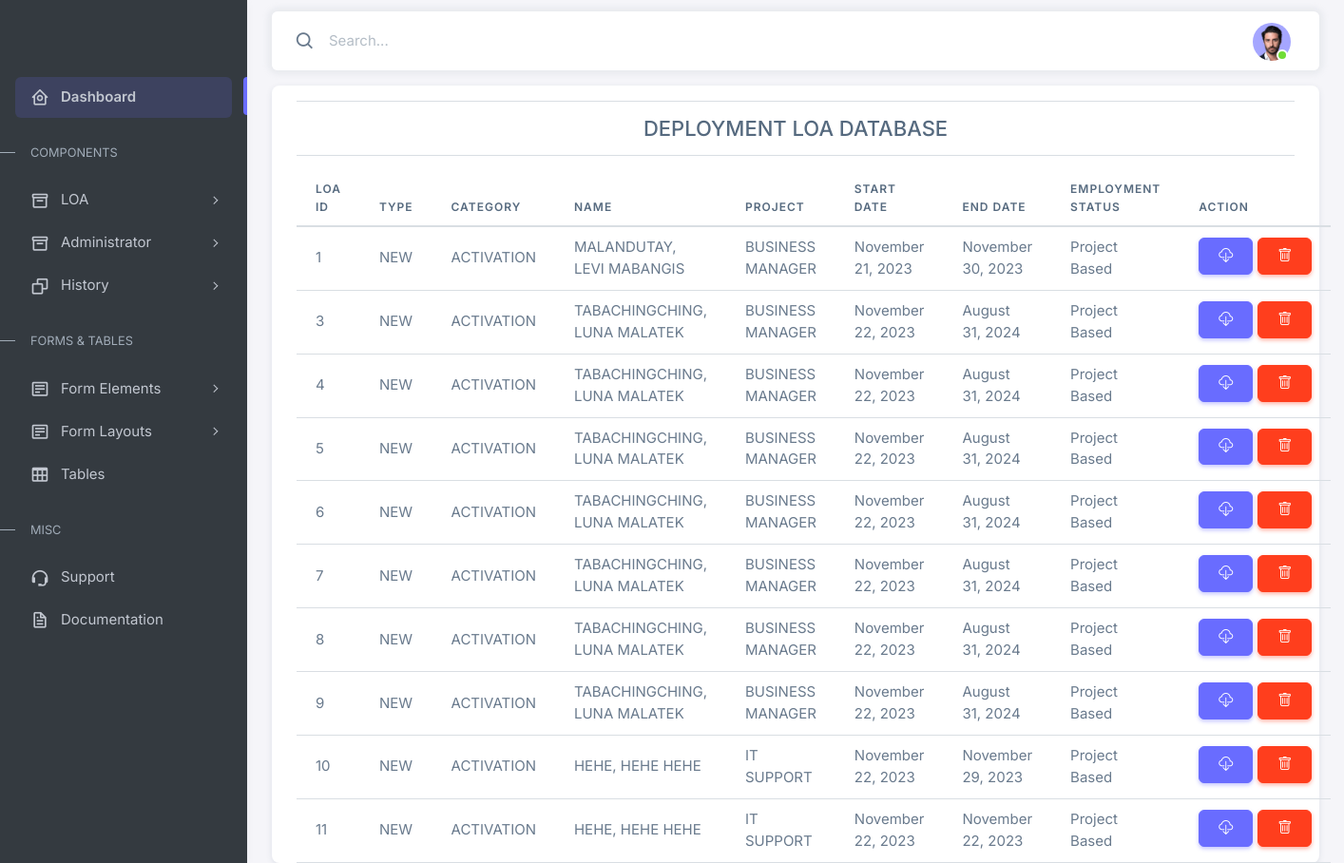
/admin/views/loa_history.php (signed in), run on an earlier commit of the app's database.
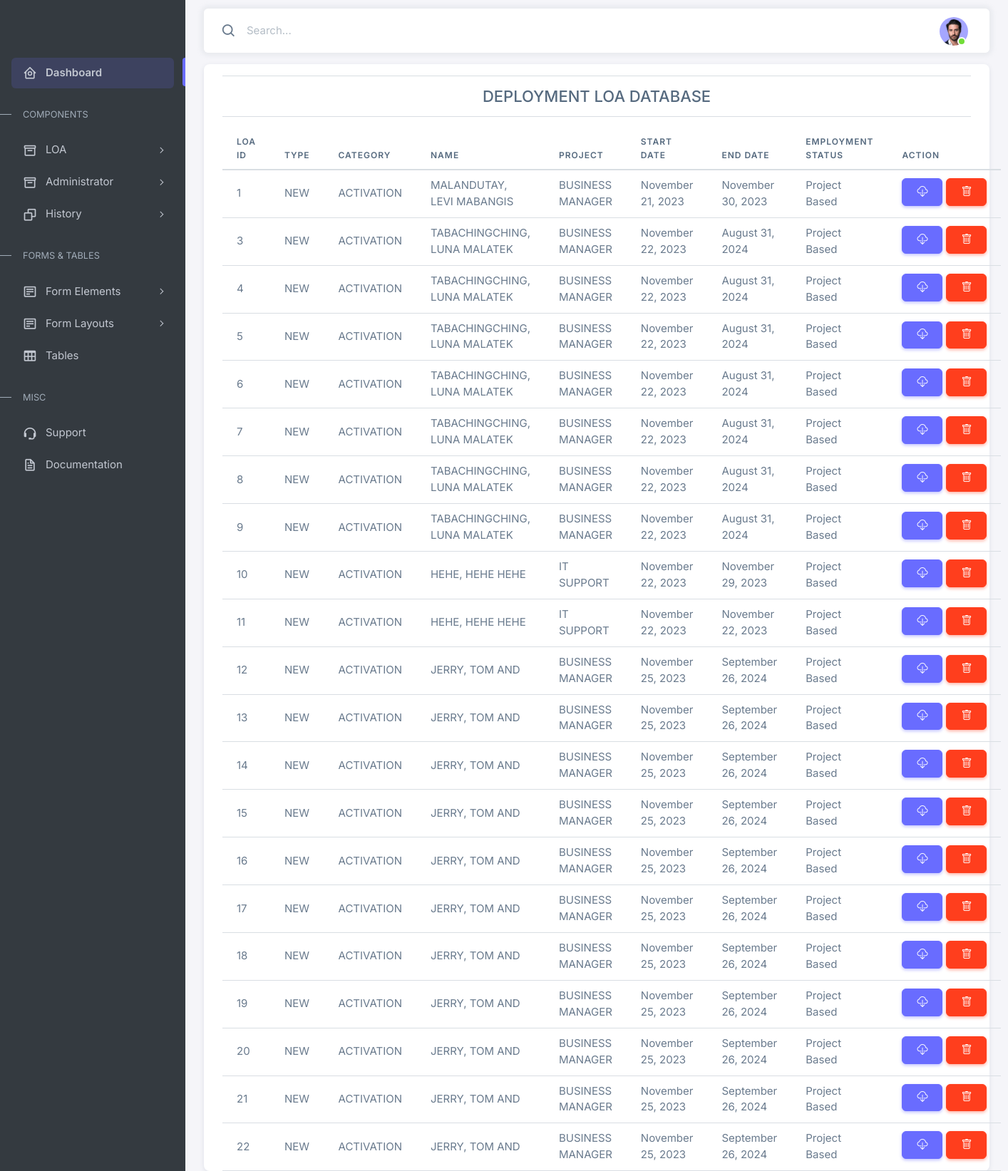
And on a later commit of the database.
### tables this page shows
CREATE TABLE `deployment_history` (
  `id` int(11) NOT NULL,
  `shortlist_title` varchar(255) DEFAULT NULL,
  `appno` int(11) DEFAULT NULL,
  `employee_name` varchar(255) NOT NULL,
  `date_shortlisted` varchar(255) DEFAULT NULL,
  `employee_id` int(11) DEFAULT NULL,
  `sss` varchar(255) DEFAULT NULL,
  `philhealth` varchar(255) DEFAULT NULL,
  `pagibig` varchar(255) DEFAULT NULL,
  `tin` varchar(255) DEFAULT NULL,
  `address` text,
  `contact_number` int(15) DEFAULT NULL,
  `loa_status` varchar(255) DEFAULT NULL,
  `type` varchar(255) DEFAULT NULL,
  `loa_start_date` varchar(255) DEFAULT NULL,
  `loa_end_date` varchar(255) DEFAULT NULL,
  `division` varchar(255) DEFAULT NULL,
  `category` varchar(255) DEFAULT NULL,
  `locator` varchar(255) DEFAULT NULL,
  `client_name` varchar(255) DEFAULT NULL,
  `place_assigned` varchar(255) DEFAULT NULL,
  `address_assigned` text,
  `channel` varchar(255) DEFAULT NULL,
  `department` varchar(255) DEFAULT NULL,
  `employment_status` varchar(255) DEFAULT NULL,
  `job_title` varchar(255) DEFAULT NULL,
  `loa_template` varchar(255) DEFAULT NULL,
  `201_remarks` text,
  `basic_salary` decimal(10,2) DEFAULT NULL,
  `ecola` decimal(10,2) DEFAULT NULL,
  `communication_allowance` decimal(10,2) DEFAULT '0.00',
  `transportation_allowance` decimal(10,2) DEFAULT '0.00',
  `internet_allowance` decimal(10,2) DEFAULT '0.00',
  `meal_allowance` decimal(10,2) DEFAULT '0.00',
  `outbase_meal` decimal(10,2) DEFAULT '0.00',
  `special_allowance` decimal(10,2) DEFAULT '0.00',
  `position_allowance` decimal(10,2) DEFAULT '0.00',
  `deployment_remarks` text,
  `no_of_days` int(11) DEFAULT NULL,
  `outlet` varchar(255) DEFAULT NULL,
  `supervisor` varchar(255) DEFAULT NULL,
  `field_supervisor` varchar(255) DEFAULT NULL,
  `field_designation` varchar(255) DEFAULT NULL,
  `deployment_personnel` varchar(255) DEFAULT NULL,
  `deployment_designation` varchar(255) DEFAULT NULL,
  `project_supervisor` varchar(255) DEFAULT NULL,
  `projectSupervisor_deployment` varchar(255) DEFAULT NULL,
  `head` varchar(255) DEFAULT NULL,
  `head_designation` varchar(255) DEFAULT NULL,
  `emp_id` int(11) DEFAULT NULL,
  `id_remarks` text,
  `clearance` varchar(255) DEFAULT NULL,
  `signed_loa` varchar(255) DEFAULT NULL,
  `date_created` timestamp NOT NULL DEFAULT CURRENT_TIMESTAMP,
  `date_updated` varchar(255) NOT NULL,
  `date_return` date DEFAULT NULL,
  `is_deleted` int(11) NOT NULL DEFAULT '0'
);

### admin/views/loa_history.php (the view, shortened to what the changed rows need)
<?php
include '../../connect.php';
if (isset($_SESSION['username'], $_SESSION['password'])) {
?>
    <!DOCTYPE html>
    <html lang="en">
    <head>
        <?php include '../components/header.php'; ?>
    </head>
    <body>
        <div class="layout-wrapper layout-content-navbar">
            <div class="layout-container">
                <div class="layout-page">
                    <div class="content-wrapper mt-3">
                        <div class="container">
                            <div class="card">
                                <div class="container">
                                    <table class="table" id="example">
                                        <thead>
                                            <tr>
                                                <th>LOA ID</th>
                                                <th>Type</th>
                                                <th>Category</th>
                                                <th>Name</th>
                                                <th>Project</th>
                                                <th>Start Date</th>
                                                <th>End Date</th>
                                                <th>Employment Status</th>
                                                <th>Action</th>
                                            </tr>
                                        </thead>
                                        <tbody>
                                            <?php
                                                $query = "SELECT * FROM deployment_history";
                                                $result = $link->query($query);
                                                while($row = $result->fetch_assoc()){
                                                    $start_date = $row['loa_start_date'];
                                                    $end_date = $row['loa_end_date'];
                                                    $dateObj = date_create_from_format('Y-m-d', $start_date);
                                                    $dateObj2 = date_create_from_format('Y-m-d', $end_date);
                                                    $formattedDate_start = date_format($dateObj, 'F j, Y');
                                                    $formattedDate_end = date_format($dateObj2, 'F j, Y');
                                            ?>
                                            <tr>
                                                <td><?php echo $row['id']?></td>
                                                <td><?php echo $row['type']?></td>
                                                <td><?php echo $row['category']?></td>
                                                <td><?php echo $row['employee_name']?></td>
                                                <td><?php echo $row['place_assigned']?></td>
                                                <td><?php echo $formattedDate_start?></td>
                                                <td><?php echo $formattedDate_end?></td>
                                                <td><?php echo $row['employment_status']?></td>
                                                <td>
                                                    <div class="contains">
                                                    <?php if($row['is_deleted'] === '0'){ ?>
                                                        <div class="columns">
                                                            <a href="download_loa_history.php?id=<?php echo $row['employee_id'] ?>" name="download_deploy" class="btn btn-primary" data-bs-toggle="tooltip" data-bs-placement="top" data-bs-title="Download LOA"><i class="bi bi-cloud-download"></i></a>
                                                        </div>
                                                        <div class="columns">
                                                            <button type="button" class="btn btn-danger deleteLOA_Btn btntooltips" title="Delete"><i class="bi bi-trash"></i></button>
                                                        </div>
                                                    <?php }?>
                                                    </div>
                                                </td>
                                            </tr>
                                            <?php }?>
                                        </tbody>
                                    </table>
                                </div>
                            </div>
                        </div>
                    </div>
                </div>
            </div>
        </div>
    </body>
    </html>
<?php
} else {
    $_SESSION['errorMessage'] = "Hacker ka 'no?";
    header("Location: ../../index.php");
    exit(0);
}
?>

What changed in the data, as far as the page shows it:
added deployment_history: id "12", type "NEW", category "ACTIVATION", employee_name "JERRY, TOM AND", place_assigned "BUSINESS MANAGER", loa_start_date "November 25, 2023", loa_end_date "September 26, 2024", employment_status "Project Based"
added deployment_history: id "13", type "NEW", category "ACTIVATION", employee_name "JERRY, TOM AND", place_assigned "BUSINESS MANAGER", loa_start_date "November 25, 2023", loa_end_date "September 26, 2024", employment_status "Project Based"
added deployment_history: id "14", type "NEW", category "ACTIVATION", employee_name "JERRY, TOM AND", place_assigned "BUSINESS MANAGER", loa_start_date "November 25, 2023", loa_end_date "September 26, 2024", employment_status "Project Based"
added deployment_history: id "15", type "NEW", category "ACTIVATION", employee_name "JERRY, TOM AND", place_assigned "BUSINESS MANAGER", loa_start_date "November 25, 2023", loa_end_date "September 26, 2024", employment_status "Project Based"
added deployment_history: id "16", type "NEW", category "ACTIVATION", employee_name "JERRY, TOM AND", place_assigned "BUSINESS MANAGER", loa_start_date "November 25, 2023", loa_end_date "September 26, 2024", employment_status "Project Based"
added deployment_history: id "17", type "NEW", category "ACTIVATION", employee_name "JERRY, TOM AND", place_assigned "BUSINESS MANAGER", loa_start_date "November 25, 2023", loa_end_date "September 26, 2024", employment_status "Project Based"
added deployment_history: id "18", type "NEW", category "ACTIVATION", employee_name "JERRY, TOM AND", place_assigned "BUSINESS MANAGER", loa_start_date "November 25, 2023", loa_end_date "September 26, 2024", employment_status "Project Based"
added deployment_history: id "19", type "NEW", category "ACTIVATION", employee_name "JERRY, TOM AND", place_assigned "BUSINESS MANAGER", loa_start_date "November 25, 2023", loa_end_date "September 26, 2024", employment_status "Project Based"
added deployment_history: id "20", type "NEW", category "ACTIVATION", employee_name "JERRY, TOM AND", place_assigned "BUSINESS MANAGER", loa_start_date "November 25, 2023", loa_end_date "September 26, 2024", employment_status "Project Based"
added deployment_history: id "21", type "NEW", category "ACTIVATION", employee_name "JERRY, TOM AND", place_assigned "BUSINESS MANAGER", loa_start_date "November 25, 2023", loa_end_date "September 26, 2024", employment_status "Project Based"
added deployment_history: id "22", type "NEW", category "ACTIVATION", employee_name "JERRY, TOM AND", place_assigned "BUSINESS MANAGER", loa_start_date "November 25, 2023", loa_end_date "September 26, 2024", employment_status "Project Based"
